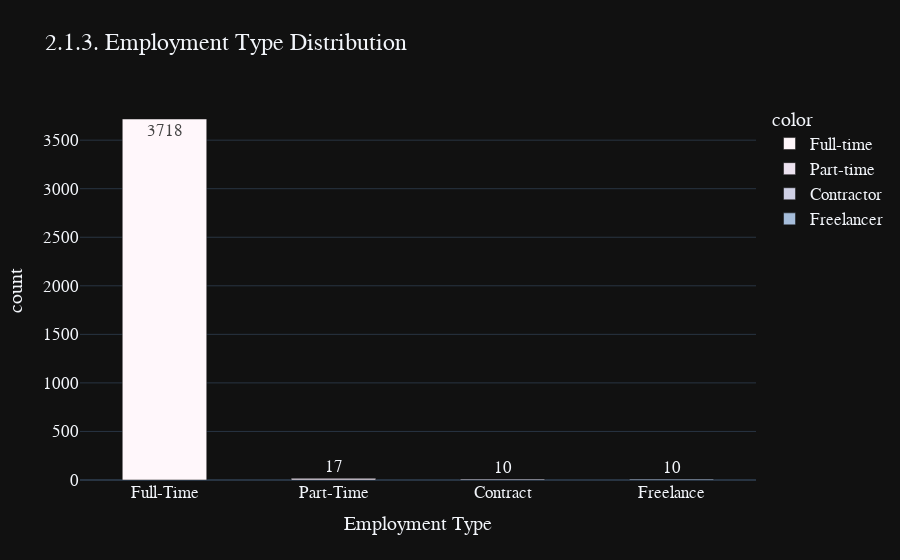

The code cell stored with this chart in its notebook:
### Code cell
type_grouped = data['employment_type'].value_counts()
e_type = ['Full-Time','Part-Time','Contract','Freelance']
fig = px.bar(x = e_type, y = type_grouped.values, 
       color = type_grouped.index, 
       color_discrete_sequence=px.colors.sequential.PuBuGn,
       template = 'plotly_dark',
       text = type_grouped.values, title = '2.1.3. Employment Type Distribution')
fig.update_layout(
    xaxis_title="Employment Type",
    yaxis_title="count",
    font = dict(size=17,family="Franklin Gothic"))
fig.update_traces(width=0.5)
fig.show()

### Figure 1 — Plotly figure (JSON) as saved in the notebook; plotly's stock layout.template omitted (floating-point values rounded to 4 significant figures)
{"data": [{"alignmentgroup": "True", "hovertemplate": "color=Full-time<br>x=%{x}<br>y=%{y}<br>text=%{text}<extra></extra>", "legendgroup": "Full-time", "marker": {"color": "rgb(255,247,251)", "pattern": {"shape": ""}}, "name": "Full-time", "offsetgroup": "Full-time", "orientation": "v", "showlegend": true, "text": [3718], "textposition": "auto", "type": "bar", "width": 0.5, "x": ["Full-Time"], "xaxis": "x", "y": [3718], "yaxis": "y"}, {"alignmentgroup": "True", "hovertemplate": "color=Part-time<br>x=%{x}<br>y=%{y}<br>text=%{text}<extra></extra>", "legendgroup": "Part-time", "marker": {"color": "rgb(236,226,240)", "pattern": {"shape": ""}}, "name": "Part-time", "offsetgroup": "Part-time", "orientation": "v", "showlegend": true, "text": [17], "textposition": "auto", "type": "bar", "width": 0.5, "x": ["Part-Time"], "xaxis": "x", "y": [17], "yaxis": "y"}, {"alignmentgroup": "True", "hovertemplate": "color=Contractor<br>x=%{x}<br>y=%{y}<br>text=%{text}<extra></extra>", "legendgroup": "Contractor", "marker": {"color": "rgb(208,209,230)", "pattern": {"shape": ""}}, "name": "Contractor", "offsetgroup": "Contractor", "orientation": "v", "showlegend": true, "text": [10], "textposition": "auto", "type": "bar", "width": 0.5, "x": ["Contract"], "xaxis": "x", "y": [10], "yaxis": "y"}, {"alignmentgroup": "True", "hovertemplate": "color=Freelancer<br>x=%{x}<br>y=%{y}<br>text=%{text}<extra></extra>", "legendgroup": "Freelancer", "marker": {"color": "rgb(166,189,219)", "pattern": {"shape": ""}}, "name": "Freelancer", "offsetgroup": "Freelancer", "orientation": "v", "showlegend": true, "text": [10], "textposition": "auto", "type": "bar", "width": 0.5, "x": ["Freelance"], "xaxis": "x", "y": [10], "yaxis": "y"}], "layout": {"barmode": "relative", "font": {"family": "Franklin Gothic", "size": 17}, "legend": {"title": {"text": "color"}, "tracegroupgap": 0}, "title": {"text": "2.1.3. Employment Type Distribution"}, "xaxis": {"anchor": "y", "domain": [0, 1], "title": {"text": "Employment Type"}}, "yaxis": {"anchor": "x", "domain": [0, 1], "title": {"text": "count"}}}}
